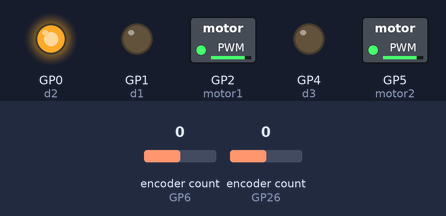
Recording of a program running on a simulated Raspberry Pi Pico running CircuitPython. Parts: switched loads named in the program (green lamp = pin HIGH), output pins drawn as LEDs (lit = HIGH). The test bench sets the inputs (shaded band); at power-on: encoder count (sensors on GP6, GP26) 0. Pins used as bus, display or sensor lines are not drawn; what the program prints to the serial console is not drawn.

Above: at 1.2 s.
1.3 s: encoder count (sensor on GP6) set to 1
Timing chart, 0 to 2.1 s (numbered marks = the images above; inputs shaded):
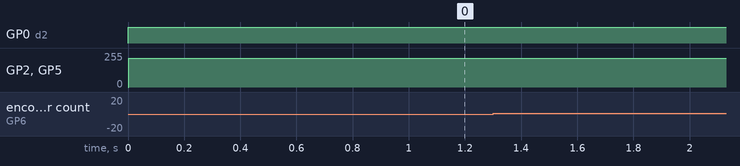

The program:

GridMethod.py
```python
import board
import busio
import time
import analogio
import pwmio
import digitalio
import rotaryio

motor1 = pwmio.PWMOut(board.GP2, frequency = 1000)
motor2 = pwmio.PWMOut(board.GP5, frequency = 1000)
left_enc = rotaryio.IncrementalEncoder(board.GP6, board.GP7)  #first one is a second is b
right_enc = rotaryio.IncrementalEncoder(board.GP26, board.GP27)  #first one is a second is b


d1 = digitalio.DigitalInOut(board.GP1)
d1.direction = digitalio.Direction.OUTPUT
d2 = digitalio.DigitalInOut(board.GP0)
d2.direction = digitalio.Direction.OUTPUT

d3 = digitalio.DigitalInOut(board.GP4)
d3.direction = digitalio.Direction.OUTPUT
d4 = digitalio.DigitalInOut(board.GP3)
d4.direction = digitalio.Direction.OUTPUT

def forwards():
    left_enc.position = 0
    right_enc.position = 0

    d1.value = 0
    d2.value = 1

    d3.value = 0
    d4.value = 1

    motor1.duty_cycle = 60000
    motor2.duty_cycle = 60000

    running = False


    sec = 6000
    left_last_position = None
    right_last_position = None
    while sec > 0:
        left_position = left_enc.position
        right_position = right_enc.position
        if left_last_position == None or left_position != left_last_position:
            print("left pos = ", left_position)
        left_last_position = left_position
        if right_last_position == None or right_position != right_last_position:
            print("right pos = ", right_position)
        right_last_position = right_position

        motor1.duty_cycle = 55000
        motor2.duty_cycle = 55000

        if left_position > right_position:
            motor1.duty_cycle = 0
            motor2.duty_cycle = 55000
            #+print("1")
        if left_position < right_position:
            motor1.duty_cycle = 55000
            motor2.duty_cycle = 0
            #print("2")
        if left_position == right_position:
            motor1.duty_cycle = 55000
            motor2.duty_cycle = 55000
            #print("3")
        sec = sec -1
        #print("4")


        if sec == 0:
            motor1.duty_cycle = 0
            motor2.duty_cycle = 0

            print("done")
            time.sleep(3)
    #         sec = 6000


def right():
    left_last_position = None
    right_last_position = None

    d1.value = 0
    d2.value = 1

    d3.value = 1
    d4.value = 0


    while True:
        left_position = left_enc.position
        right_position = right_enc.position
        if left_last_position == None or left_position != left_last_position:
            print("left pos = ", left_position)
        left_last_position = left_position
        if right_last_position == None or right_position != right_last_position:
            print("right pos = ", right_position)
        right_last_position = right_position

        if left_position < 33:
            motor1.duty_cycle = 45000
        else:
            motor1.duty_cycle = 0
        if right_position > -33:
            motor2.duty_cycle = 45000
        else:
            motor2.duty_cycle = 0

        print("5")
        time.sleep(3)


def left():
    left_last_position = None
    right_last_position = None
    while True:
        d1.value = 1 #backwards left
        d2.value = 0 #forwards

        d3.value = 0 #backwards right
        d4.value = 1 #forwards


        left_position = left_enc.position
        right_position = right_enc.position
        if left_last_position == None or left_position != left_last_position:
            print("left pos = ", left_position)
        left_last_position = left_position
        if right_last_position == None or right_position != right_last_position:
            print("right pos = ", right_position)
        right_last_position = right_position

        if left_position > -37:
            motor1.duty_cycle = 45000
        else:
            motor1.duty_cycle = 0
        if right_position < 37:
            motor2.duty_cycle = 45000
        else:
            motor2.duty_cycle = 0


        print("6")
        time.sleep(3)

while True:
    forwards()
    print("7")
    forwards()
    print("8")
    left_enc.position = 0
    right_enc.position = 0
    left()
    print("9")
    left_enc.position = 0
    right_enc.position = 0
    forwards()
    print("10")
    left_enc.position = 0
    right_enc.position = 0
    right()
    print("11")
    left_enc.position = 0
    right_enc.position = 0
```
